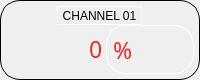
             <widget class="QFrame" name="horizontalFrame_4">
              <property name="minimumSize">
               <size>
                <width>0</width>
                <height>80</height>
               </size>
              </property>
              <property name="maximumSize">
               <size>
                <width>230</width>
                <height>80</height>
               </size>
              </property>
              <property name="font">
               <font>
                <family>Gilroy</family>
                <pointsize>9</pointsize>
               </font>
              </property>
              <property name="styleSheet">
               <string notr="true">border: 1px solid #000000;
border-radius: 20px;</string>
              </property>
              <layout class="QVBoxLayout" name="verticalLayout_4">
               <property name="spacing">
                <number>0</number>
               </property>
               <property name="leftMargin">
                <number>5</number>
               </property>
               <property name="topMargin">
                <number>5</number>
               </property>
               <property name="rightMargin">
                <number>5</number>
               </property>
               <property name="bottomMargin">
                <number>5</number>
               </property>
               <item>
                <layout class="QHBoxLayout" name="horizontalLayout_7">
                 <property name="spacing">
                  <number>5</number>
                 </property>
                 <item>
                  <widget class="QToolButton" name="toolButton">
                   <property name="focusPolicy">
                    <enum>Qt::NoFocus</enum>
                   </property>
                   <property name="styleSheet">
                    <string notr="true">border-color: rgb(255, 255, 255);</string>
                   </property>
                   <property name="text">
                    <string>CHANNEL 01</string>
                   </property>
                   <property name="icon">
                    <iconset resource="icons.qrc">
                     <normaloff>:/icons/V.jpg</normaloff>:/icons/V.jpg</iconset>
                   </property>
                   <property name="iconSize">
                    <size>
                     <width>50</width>
                     <height>50</height>
                    </size>
                   </property>
                   <property name="toolButtonStyle">
                    <enum>Qt::ToolButtonTextBesideIcon</enum>
                   </property>
                  </widget>
                 </item>
                </layout>
               </item>
               <item>
                <layout class="QHBoxLayout" name="horizontalLayout_22">
                 <property name="spacing">
                  <number>0</number>
                 </property>
                 <item>
                  <widget class="QLineEdit" name="ch1">
                   <property name="sizePolicy">
                    <sizepolicy hsizetype="Fixed" vsizetype="Fixed">
                     <horstretch>0</horstretch>
                     <verstretch>0</verstretch>
                    </sizepolicy>
                   </property>
                   <property name="maximumSize">
                    <size>
                     <width>100</width>
                     <height>16777215</height>
                    </size>
                   </property>
                   <property name="font">
                    <font>
                     <family>Gilroy</family>
                     <pointsize>17</pointsize>
                    </font>
                   </property>
                   <property name="focusPolicy">
                    <enum>Qt::ClickFocus</enum>
                   </property>
                   <property name="styleSheet">
                    <string notr="true">background-color: rgba(255, 255, 255,0);
color: rgb(239, 41, 41);
border: none</string>
                   </property>
                   <property name="text">
                    <string>0</string>
                   </property>
                   <property name="alignment">
                    <set>Qt::AlignRight|Qt::AlignTrailing|Qt::AlignVCenter</set>
                   </property>
                  </widget>
                 </item>
                 <item>
                  <widget class="QLabel" name="s1">
                   <property name="font">
                    <font>
                     <family>Gilroy</family>
                     <pointsize>17</pointsize>
                    </font>
                   </property>
                   <property name="styleSheet">
                    <string notr="true">border-color: rgb(255, 255, 255);
color: rgb(239, 41, 41);</string>
                   </property>
                   <property name="text">
                    <string>%</string>
                   </property>
                  </widget>
                 </item>
                </layout>
               </item>
              </layout>
             </widget>
